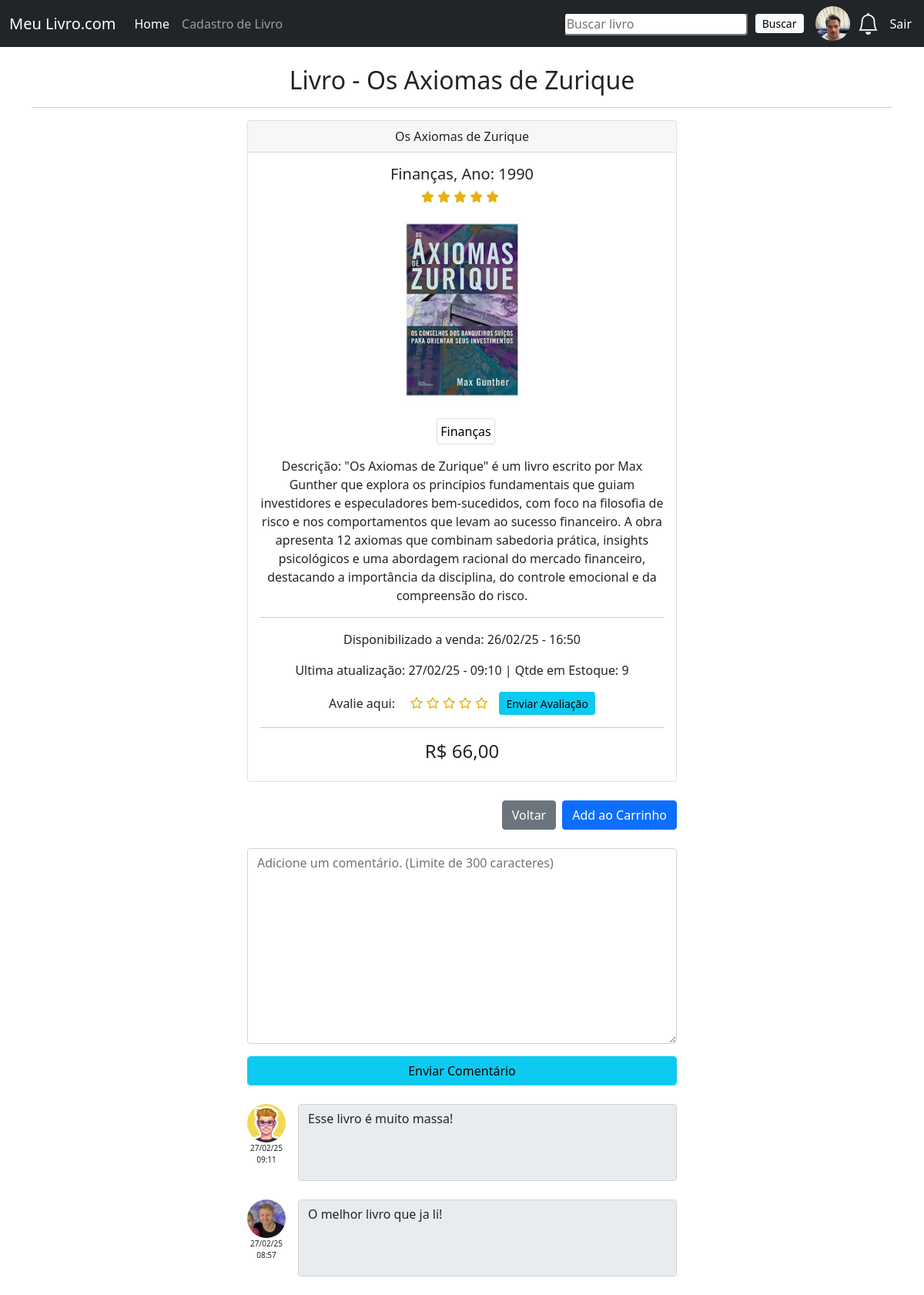
The app's page /book/92/ (signed in) with its own data.
### livraria/models.py (models this page shows, shortened)
class UserProfile(models.Model):
    user = models.OneToOneField(User, on_delete=models.CASCADE)
    user_image = models.ImageField(upload_to="users", blank=True, null=True)
    bio = models.TextField(blank=True, null=True)
    cpf = models.CharField(max_length=11,null=False)
    state = models.CharField(max_length=50,null=True)
    city = models.CharField(max_length=50,null=True)
    district = models.CharField(max_length=50,null=True)
    house_number = models.IntegerField(null=True)
    street = models.CharField(max_length=50,null=True)
    cep = models.IntegerField(null=True)
    followers = models.ManyToManyField('self', blank=True, symmetrical=False, related_name='followed_by') # seguidores
    following = models.ManyToManyField('self', blank=True, symmetrical=False, related_name='follows') # seguindo

class Book(models.Model):
    created_at = models.DateTimeField(auto_now_add=True)
    last_update = models.DateTimeField(auto_now=True)
    title = models.CharField(max_length=50)
    description = models.CharField(max_length=500)
    year = models.IntegerField()
    genre = models.CharField(max_length=30)
    value = models.FloatField()
    stock = models.IntegerField(default=0)
    image = models.ImageField(upload_to="images")
    media_rating = models.DecimalField(default=0, max_digits=3, decimal_places=1, )
    tags = TaggableManager() # tags é o campo onde você pode adicionar múltiplas tags (como "Ficção", "Tecnologia", etc.)

class Comment(models.Model):
    book = models.ForeignKey(Book, on_delete=models.CASCADE, related_name="comments")
    user = models.ForeignKey(User, on_delete=models.CASCADE)
    text = models.TextField(max_length=300) # Limita o numero de caracteres a serem armazenados no banco de dados
    date = models.DateTimeField(auto_now_add=True)

### livraria/views.py (the view, shortened to what this page needs)
# urls.py: path('book/<int:id>/', book_detail, name="book"),
def book_detail(request, id):
    book = Book.objects.get(id =id)
    if request.user.is_authenticated:
        comment_form = CommentForm()  # Inicializando os formulários fora do bloco POST pra não dar erro nos comentarios e no ratingStar
        rating_form = RatingForm() # Inicializando os formulários fora do bloco POST pra não dar erro nos comentarios e no ratingStar
        comments = book.comments.all().order_by('-date') # Ordena os comentário mais recentes no topo
        ratings = RatinStar.objects.filter(user = request.user, book = book)
        user_rating = ratings.last() if ratings.exists() else None # Pega a última avaliação do usuário
        media_rating = calculate_media_rating(book)
        return render(request, 'book.html', {
            'book':book, 'comment_form':comment_form, 'rating_form': rating_form, 'media_rating': media_rating,'comments': comments,
            'user_rating': user_rating if user_rating else None })  # {'book': book} é um dicionário sendo passado para o contexto da página que será renderizada.
    else:
        messages.warning(request, 'Faça Login ou Cadastre-se agora mesmo, é rapido!')
        return redirect('home')

### livraria/forms.py
class CommentForm(forms.ModelForm):
    class Meta:
        model = Comment
        fields = ['text']
    book = forms.ModelChoiceField(queryset=Book.objects.all(),widget=forms.HiddenInput(), required=False)
    user = forms.ModelChoiceField(queryset=User.objects.all(),widget=forms.HiddenInput(), required=False)
    text = forms.CharField(
        required=True,
        widget = forms.Textarea(attrs={"placeholder":"Adicione um comentário. (Limite de 300 caracteres)","class":"form-control"}),
        label = "",
        max_length=300) # Limita o numero de caracteres a serem digitados.

class RatingForm(forms.ModelForm):
    class Meta:
        model = RatinStar
        fields = ['rating']
    book = forms.ModelChoiceField(queryset=Book.objects.all(),widget=forms.HiddenInput(), required=False)
    user = forms.ModelChoiceField(queryset=User.objects.all(),widget=forms.HiddenInput(), required=False)
    rating = forms.DecimalField(required=True,min_value=1,max_value=5,widget=forms.RadioSelect(choices=[(i,str(i)) for i in range(1,6)]))

### livraria/views.py (called while the page is built)
def calculate_media_rating(book):
    overall_rating = RatinStar.objects.filter(book=book) # pega as avaliações por livro (Query set)
    total_n_rating = 0
    total_rating = 0
    for item in overall_rating:
        total_rating += item.rating
        total_n_rating += item.n_review
    if overall_rating:
        media_rating = total_rating / total_n_rating
        media_rating = round(media_rating,1)
    else:
        media_rating = 0
    return media_rating

### livraria/templates/book.html (shortened to what this page needs)
{% extends 'base.html' %}
{% load static %}
{% block content %}
    <h2 class="text-center" >Livro - {{ book.title }}</h2>
    <hr>
    <div class="col-md-6 offset-md-3" >
        <div class="card" >
            <div class="card-header text-center " >
                {{book.title}}
            </div>
            <div class="card-body text-center" >
                <h5 class="card-title" >{{book.genre}}, Ano: {{book.year}}</h5>
                <div class="d-flex align-items-center justify-content-center" style="height:20px;margin-bottom:5px;">
                    <div class="wrap">
                        <div class="stars">
                            <label class="rate1">
                                <i class="far fa-star star1 one-star {% if 1 <= media_rating  %} fas rate-active {% endif %}"></i>
                            </label>
                            <label class="rate1">
                                <i class="far fa-star star1 two-star {% if 2 <= media_rating  %} fas rate-active {% endif %}"></i>
                            </label>
                            <label class="rate1">
                                <i class="far fa-star star1 three-star {% if 3 <= media_rating  %} fas rate-active {% endif %}"></i>
                            </label>
                            <label class="rate1">
                                <i class="far fa-star star1 four-star {% if 4 <= media_rating  %} fas rate-active {% endif %}"></i>
                            </label>
                            <label class="rate1">
                                <i class="far fa-star star1 five-star {% if media_rating >= 4.3 %} fas rate-active {% endif %}"></i>
                            </label>
                        </div>
                    </div>
                </div>
                <img src="{{ book.image.url }} " class="w-50 " style="max-height:300px;object-fit:contain;" alt="{{ book.title }}">
                <div style="margin-top:10px;" >
                    <a href="{% url 'tag_search' %}?search={{ book.genre }}" style="color:black;" >
                        <div class="card p-1" style="display: inline-block; margin-left:10px"
                        onmouseover="this.style.backgroundColor='#d3d3d3';" onmouseout="this.style.backgroundColor='';"
                        >{{ book.genre }}</div>
                    </a>
                </div>
                <p class="mt-3">Descrição: {{book.description}}</p>
                <hr>
                <p class="fs-6" >Disponibilizado a venda: {{ book.created_at|date:"d/m/y - H:i"}}  </p>
                {% if book.created_at|date:"d/m/y - H:i" == book.last_update|date:"d/m/y - H:i" %}
                <p class="fs-6"  >Ultima atualização: -----    |     Qtde em Estoque: {{book.stock}}</p>
                {% else %}
                <p class="fs-6" style="font-size: 0.5rem;" >Ultima atualização: {{ book.last_update|date:"d/m/y - H:i"}}     |     Qtde em Estoque: {{book.stock}} </p>
                {% endif %}
                <div class="d-flex align-items-center justify-content-center" style="height:30px;">Avalie aqui:
                    <form method="POST" class="d-flex align-items-center wrap" style="width:250px; margin-left:10px;">
                        <div class="stars">
                            <label class="rate">
                                <i class="far fa-star star one-star {% if user_rating and 1 <= user_rating.rating  %} fas rate-active {% endif %}"></i>
                            </label>
                            <label class="rate">
                                <i class="far fa-star star two-star {% if user_rating and 2 <= user_rating.rating  %} fas rate-active {% endif %}"></i>
                            </label>
                            <label class="rate">
                                <i class="far fa-star star three-star {% if user_rating and 3 <= user_rating.rating  %} fas rate-active {% endif %}"></i>
                            </label>
                            <label class="rate">
                                <i class="far fa-star star four-star {% if user_rating and 4 <= user_rating.rating  %} fas rate-active {% endif %}"></i>
                            </label>
                            <label class="rate">
                                <i class="far fa-star star five-star {% if user_rating and user_rating.rating >= 4.3  %} fas rate-active {% endif %}"></i>
                            </label>
                        </div>
                        <button class="btn btn-info d-flex align-items-center btn-sm" name="rating_submit" style="height:30px;" type="submit">Enviar Avaliação</button>
                    </form>
                </div>
                <hr>
                <h4>R$ {{book.value|floatformat:2 }} </h4>
            </div>
        </div>
        <br>
        <div class="d-flex gap-2 justify-content-end">
            <a href="{% url 'home' %}" class="btn btn-secondary" >Voltar</a>
            <a href="#myModal" onclick="renderCart(this, {{ book.id }})" class="btn btn-primary"
                data-book-title="{{ book.title }}"
                data-book-image="{{ book.image.url }}"
                data-book-value="{{ book.value }}"
                data-book-id="{{ book.id }}"
                data-bs-toggle="modal" data-bs-target="#myModal" >Add ao Carrinho</a>
        </div>
        <br>
        <form class="d-flex flex-column" method="post" >
            {{ comment_form.as_p }}
            <button class="rounded form-control btn btn-info" name="comment_submit" type="submit">Enviar Comentário</button>
            <br>
        </form>
        <div class=" text-center ">
            {% if comments %}
                {% for comment in comments %}
                    <div class="d-flex gap-3">
                        {% if comment.user.userprofile and comment.user.userprofile.user_image %}
                            <div class="d-flex flex-column ">
                                <a href="{% url 'profile_view' id=comment.user.id %}">
                                    <img src="{{comment.user.userprofile.user_image.url}}" style="width:50px; height:50px; border-radius: 50%;" alt="img user">
                                </a>
                                <p style="font-size:10px; padding:0; margin:0;">{{comment.date|date:"d/m/y"}}</p>
                                <p style="font-size:10px; padding:0; margin:0;">{{comment.date|date:"H:i"}}</p>
                            </div>
                        {% endif %}
                        <textarea class="form-control" readonly style="resize: none; height:100px; overflow:hidden;">{{comment.text}}</textarea>
                    </div>
                    <br>
                {% empty %} {% comment %} se não tiver nada para iterar vai aparecer a seguinte mensagem: {% endcomment %}
                    <p>Não há comentários ainda.</p>
                {% endfor %}
            {% else %}
                <p>Não há comentários ainda.</p>
            {% endif %}
        </div>
    </div>
{% endblock %}

### templates/navbar.html (shortened to what this page needs)
{% load static %}
<nav class="navbar navbar-expand-lg navbar-dark bg-dark sticky-top ">
    <div class="container-fluid">
      <a class="navbar-brand" href="{% url 'home' %}">Meu Livro.com</a>
      <div class="collapse navbar-collapse" id="navbarSupportedContent">
        <ul class="navbar-nav me-auto mb-2 mb-lg-0">
          <li class="nav-item">
            <a class="nav-link active" aria-current="page" href="{% url 'home' %}">Home</a>
          </li>
          {% if user.is_authenticated %}
          <li class="nav-item">
            <a class="nav-link" href="{% url 'add_book' %}">Cadastro de Livro</a>
          </li>
          {% endif %}
        </ul>
      </div>
      {% if user.is_authenticated %}
        <div>
          <form method="GET" class="d-flex align-items-center " action="{% url 'book_search'%}">
            <input class="rounded " type="text" name="search" placeholder="Buscar livro">
            <button class="btn btn-light btn-sm d-flex align-items-center" style="height:25px; margin-left:10px;" type="submit">Buscar</button>
          </form>
        </div>
          <div>
            {% if user.userprofile.user_image.url %}
              <a href="{% url 'profile_view' id=request.user.id %}" >
                <img src="{{request.user.userprofile.user_image.url}}" style="width:45px; height:45px; border-radius: 50%; margin-left:15px;margin-right:10px;" alt="img user">
              </a>
            {% endif %}
          </div>
          <a href="#" >
            <i class="bi bi-bell text-white fs-3 " style="margin-right:10px;"></i>
          </a>
          <div class="nav-item">
            <a onclick="clearCart()" class="nav-link text-white p-1" href="{% url 'logout' %}">Sair</a>
          </div>
        {% endif %}
    </div>
  </nav>

### livraria/templates/book.html (style rules this page uses)
.wrap { width: 150px; height: 50px; }
.star1 { color:rgb(230, 178, 11) !important; font-size:15px; }
.rate1 { height: 50px; margin-left: -5px; padding: 2px; font-size: 25px; position: relative; }
.stars { width: fit-content; margin: 0 auto; cursor: pointer; font-size:20px; }
.star { color:rgb(230, 178, 11) !important; font-size:15px; }
.rate { height: 50px; margin-left: -5px; padding: 2px; font-size: 25px; position: relative; cursor: pointer; }

### records on screen
Book: title "Os Axiomas de Zurique", genre "Finanças", year "1990", image (picture), description "\"Os Axiomas de Zurique\" é um livro escrito por Max Gunther que explora os princípios fundamentais que guiam investidores e especuladores bem-sucedidos, com foco na filosofia de risco e nos comportamentos que levam ao sucesso financeiro. A obra apresenta 12 axiomas que combinam sabedoria prática, insights psicológicos e uma abordagem racional do mercado financeiro, destacando a importância da disciplina, do controle emocional e da compreensão do risco.", created_at "26/02/25 - 16:50", last_update "27/02/25 - 09:10", stock "9", value "66,00"
Comment: user.userprofile.user_image (picture), date "27/02/25", date "09:11", text "Esse livro é muito massa!"
Comment: user.userprofile.user_image (picture), date "27/02/25", date "08:57", text "O melhor livro que ja li!"
